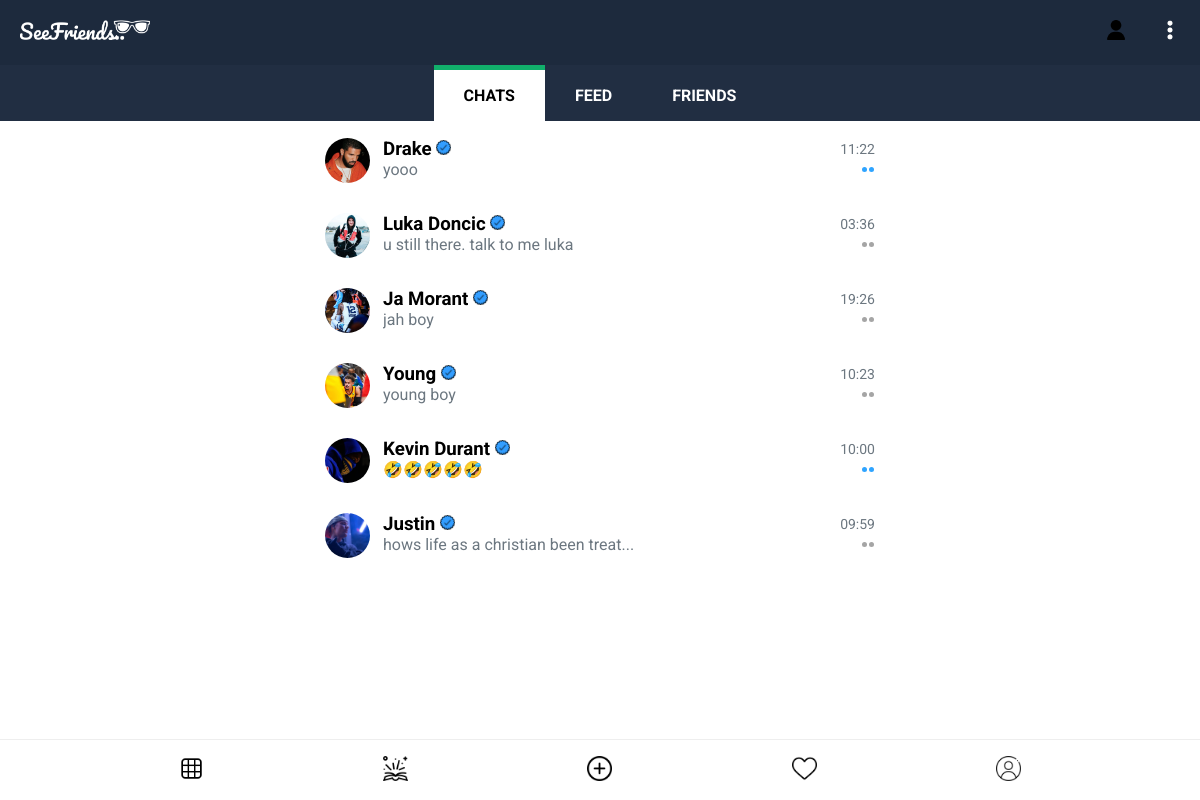
The page /messages/ (signed in) on the database its author committed.
### messagesapp/models.py (models this page shows, shortened)
class Message(models.Model):
   owner = models.ForeignKey(User, on_delete=models.SET_NULL, null=True, blank=True)
   recipient = models.ForeignKey(User, on_delete=models.SET_NULL, related_name="messages", null=True, blank=True)
   request_accepted = models.BooleanField(default=False)
   unread_messages = models.IntegerField(default=0) # message: msg.2
   last_body = models.ForeignKey("Body", on_delete=models.SET_NULL, null=True, blank=True, related_name="last_body", default="") # message: msg.3
   subdate = models.DateTimeField(null=True, blank=True)
   updated = models.DateTimeField(auto_now=True)
   created = models.DateTimeField(auto_now_add=True)
   id = models.UUIDField(default=uuid.uuid4, primary_key=True, unique=True, editable=False)
   class Meta:
      ordering = ['-updated']            # logic: so it appears in chats in the order of most recently updated
      unique_together = ['owner', 'recipient']

class Body(models.Model):
   owner = models.ForeignKey(User, on_delete=models.SET_NULL, null=True, blank=True)
   recipient = models.ForeignKey(User, on_delete=models.SET_NULL, related_name="body_recipient", null=True, blank=True)
   message = models.ForeignKey(Message, on_delete=models.CASCADE, null=True, blank=True)
   body = models.TextField()
   is_read = models.BooleanField(default=False)
   updated = models.DateTimeField(auto_now=True)
   created = models.DateTimeField(auto_now_add=True)
   id = models.UUIDField(default=uuid.uuid4, primary_key=True, unique=True, editable=False)
   @property
   def get_body_count(self):
      return len(self.body)
   class Meta:
      verbose_name_plural = "Body"
      ordering = ['-created']

### users/models.py (models this page shows, shortened)
class Profile(models.Model):
   VOTE_TYPE = (
      ('MALE', 'a male'),
      ('FEMALE', 'a female'),
   )
   user = models.OneToOneField(User, on_delete=models.CASCADE)
   name = models.CharField(max_length=200, blank=True, null=True)
   username = models.CharField(max_length=200, blank=True, null=True, unique=True)
   email = models.EmailField(max_length=500, blank=True, null=True, unique=True)
   img = models.ImageField(upload_to="profiles/", default="icons/user.png")
   bio = models.TextField(default="", blank=True, null=True)
   online = models.BooleanField(default=False)
   last_seen = models.DateTimeField(default=datetime.now(), null=True, blank=True)
   followers = models.ManyToManyField(User, related_name='followers', blank=True)
   following = models.ManyToManyField(User, related_name='following', blank=True)
   friends = models.ManyToManyField(User, related_name='friends', blank=True)
   verified = models.BooleanField(default=False)
   saved_post = models.ManyToManyField("homeapp.Post", related_name="saved_post", blank=True)
   saved_tell = models.ManyToManyField("homeapp.Tell", related_name="saved_tell", blank=True)
   seen_post = models.ManyToManyField("homeapp.Post", blank=True)
   seen_tell = models.ManyToManyField("homeapp.Tell", blank=True)
   activity_count = models.PositiveSmallIntegerField(default=0)
   updated = models.DateTimeField(auto_now_add=True)
   created = models.DateTimeField(auto_now=True)
   id = models.UUIDField(default=uuid.uuid4, unique=True, primary_key=True, editable=False)

### messagesapp/views.py (the view)
# urls.py: path('', views.chat, name="chat"),
def chat(request):
   chats = returnChats(request)
   chats_count = returnChatsCount(request)     # logic: gets chats count
   requests_count = returnRequestsCount(request)   # logic: gets requests count
   context = {'chats': chats, 'chats_count': chats_count, 'requests_count': requests_count}
   return render(request, 'msg-chat.html', context)

### messagesapp/utils.py (called while the page is built)
def returnChatsCount(request):
   chats_count = request.user.messages.filter(
      Q (unread_messages__gt = 0) &
      Q (request_accepted = True)).count()
   return chats_count

def returnRequestsCount(request):
   requests_count = request.user.messages.filter(
      Q (unread_messages__gt = 0) &
      Q (request_accepted = False)).count()
   return requests_count

def returnChats(request):
   if request.user.settings.top_unread == True or request.user.settings.top_all == True:
      chats = request.user.messages.exclude(request_accepted = False)
   else:
      chats = request.user.messages.exclude(request_accepted = False).order_by('-subdate')
   return chats

### messagesapp/templates/msg-chat.html (shortened to what this page needs)
{% extends 'main.html' %}
{% load static %}
{% block content %}
<body class="background-white">
{% include 'components/msg-header.html' %}
<main>
   <section class="inbox-menu">
      <div class="inbox-options">
         <a href="{% url 'chat' %}">
            <div class="chat-c pick"><h4 class="no-margin black">CHATS</h4>
            </div>
         </a>
         <a href="{% url 'feed' %}">
            <div class="feed-c"><h4 class="no-margin">FEED</h4></div>
         </a>
         <a href="{% url 'friends' %}">
            <div class="friends-c"><h4 class="no-margin">FRIENDS</h4></div>
         </a>
      </div>
   </section>
   <section class="chat-wrapper mobile-page-center width-p-10">
      {% for chat in chats %}
      {% if chat.body_set.all.0.is_read == False %}
      <a href="{% url 'message' chat.owner.id %}">
      <div class="chat">
         <div class="img-holder-c">
            <img src="{{chat.owner.profile.img.url}}" alt="profile-picture" class="img-holder-image">
         </div>
         <div class="chat-content">
            <div class="c-top">
               <h3 class="no-margin">{{chat.owner.profile.name|title}}
                  {% if chat.owner.profile.verified %}
                  <img src="{% static 'images/icons/verified/verified-blue2.png' %}" class="width-15" alt="verification">
                  {% endif %}
               </h3>
               <p class="grey-dark no-margin black">{{chat.last_body.created|date:"H:i"}}</p>
            </div>
            <div class="c-bottom">
               {% if chat.last_body.get_body_count > 35 %}
               <p class="no-margin grey-dark black" style="overflow: hidden;">{{chat.last_body.body|slice:35}}...</p>
               {% else %}
               <p class="no-margin grey-dark black" style="overflow: hidden;">{{chat.last_body.body|slice:35}}</p>
               {% endif %}
               <span class="chat-circle">{{chat.unread_messages}}</span>
            </div>
         </div>
      </div>
      </a>
      {% else %}
      <a href="{% url 'message' chat.owner.id %}">
      <div class="chat">
         <div class="img-holder-c">
            <img src="{{chat.owner.profile.img.url}}" alt="profile-picture" class="img-holder-image">
         </div>
         <div class="chat-content">
            <div class="c-top">
               <h3 class="no-margin">{{chat.owner.profile.name|title}}
                  {% if chat.owner.profile.verified %}
                  <img src="{% static 'images/icons/verified/verified-blue2.png' %}" class="width-15" alt="verification">
                  {% endif %}
               </h3>
               <p class="grey-dark no-margin">{{chat.last_body.created|date:"H:i"}}</p>
            </div>
            <div class="c-bottom">
               {% if chat.last_body.get_body_count > 35 %}
               <p class="no-margin grey-dark" style="overflow: hidden;">{{chat.last_body.body|slice:35}}...</p>
               {% else %}
               <p class="no-margin grey-dark" style="overflow: hidden;">{{chat.last_body.body}}</p>
               {% endif %}
               {% if chat.last_body.owner == request.user %}
               {% if chat.last_body.is_read %}
               <span class="seen-flex">
                  <div class="c1 msg-blue"></div>
                  <div class="c1 msg-blue"></div>
               </span>
               {% else %}
               <span class="seen-flex">
                  <div class="c1"></div>
                  <div class="c1"></div>
               </span>
               {% endif %}
               {% endif %}
            </div>
         </div>
      </div>
      </a>
      {% endif %}
      {% endfor %}
   </section>
</main>
   {% include 'components/footer-component.html' %}
</body>
{% endblock content %}

### templates/main.html (shortened to what this page needs)
<!DOCTYPE html>
{% load static %}
<html>
<head>
   <link rel='stylesheet' type='text/css' media='screen' href='{% static "main.css" %}'>
</head>
<body>
{% block content %}
{% endblock content %}
</body>
</html>

### messagesapp/templates/components/msg-header.html (shortened to what this page needs)
{% load static %}
<header>
   <div class="header-wrapper width-p-20 height-p-20 theme-darkest-blue">
      <div class="header-1">
         <a href="/">
            <div class="logo">
               <img src="{% static 'images/logos/seefriends-logo-4-white.png' %}" alt="seefriends logo">
            </div>
         </a>
      </div>
      <div class="msg-mr">
         <a href="{% url 'requests' %}">
            <span class="msg-rcontainer">
               <img src="{% static 'images/icons/request/user-rwhite.png' %}" alt="" class="msg-r">
         </a>
         <a href="#" class="options-link">
            <img src="{% static 'images/icons/options/option-white-32.png' %}" alt="" class="width-20">
         </a>
      </div>
   </div>
</header>

### templates/components/footer-component.html (shortened to what this page needs)
{% load static %}
<footer>
   <div class="footer-wrapper height-p-10">
      <a href="{% url 'home' %}">
         <div class="f-feed" title="feed">
            <img src="{% static 'images/footer icons/footer-feed.png' %}" alt="feed" class="small-img">
         </div>
      </a>
      <a href="{% url 'tells' %}">
         <div class="f-tells" title="tells">
            <img src="{% static 'images/footer icons/footer-tells.png' %}" alt="tells" class="small-img">
         </div>
      </a>
      <a href="">
         <div class="post-button f-post" title="post">
            <img src="{% static 'images/footer icons/footer-add.png' %}" alt="post" class="small-img">
         </div>
      </a>
      <a href="{% url 'activity' %}">
         <div class="f-activity" title="activity">
            <img src="{% static 'images/footer icons/footer-likes.png' %}" alt="activity" class="small-img">
         </div>
      </a>
      <a href="{% url 'user-profile' %}">
         <div class="f-profile" title="profile">
            <img src="{% static 'images/footer icons/footer-user.png' %}" alt="profile" class="small-img">
         </div>
      </a>
   </div>
</footer>

### templates/components/floater-component.html (shortened to what this page needs)
{% load static %}

### static/main.css (style rules this page uses)
body { background-color: #fafafa; margin: 0; font-family: "Roboto", sans-serif; font-weight: 300px; margin-bottom: 70px; color: #1a1a1b; }
.no-margin { margin: 0; }
.background-white { background-color: #fff; }
.grey-dark { color: #6c7780; }
.small-img { width: 25px; }
.width-20 { width: 20px; }
.width-15 { width: 15px; }
a { text-decoration: none; color: #000; }
header { background-color: #fff; position: fixed; width: 100%; height: 54px; top: 0; z-index: 1; }
.header-wrapper { padding: 0; display: flex; justify-content: space-between; border-bottom: 1px solid #1b1a1711; align-items: center; }
.header-1, .header-2 { align-items: center; }
.logo { font-family: "Lobster"; font-size: 18px; }
.logo img { align-items: center; width: 130px; }
.width-p-20 { padding-left: 20px; padding-right: 20px; }
.width-p-10 { padding-left: 10px; padding-right: 10px; }
.height-p-10 { padding-top: 15px; padding-bottom: 15px; }
.height-p-20 { padding-top: 20px; padding-bottom: 20px; }
main { margin-top: 54px; }
footer { display: relative; width: 100%; }
.footer-wrapper { height: 30px; width: 100%; background-color: #fff; display: flex; justify-content: space-evenly; align-items: center; position: fixed; bottom: 0; border-top: 0.1px solid #eeeeee; }
.chat-content { padding-left: 13px; width: 100%; max-height: 45px; overflow: hidden; }
.c-top, .c-bottom { display: flex; justify-content: space-between; align-items: center; }
.c-top p { font-size: 14px; }
.c-bottom p { padding-right: 30px; }
.img-holder-image { width: 100%; height: 100%; border-radius: 50%; object-fit: cover; }
.inbox-menu { position: fixed; display: block; width: 100%; margin-top: 11px; z-index: 2; }
.inbox-options { display: flex; justify-content: center; background-color: #212e42; width: 100%; }
.inbox-menu a div { color: #fff; padding: 16px 30px; }
.chat-c, .feed-c, .friends-c { border-top: 5px solid rgba(0, 0, 0, 0); }
.chat-c h4 { display: inline; }
.pick { background-color: #fff; border-top: 5px solid #11af6b; }
.black { color: #000; }
.theme-darkest-blue { background-color: #1d2a3d; }
.mobile-page-center { max-width: 550px; margin: 0 auto; }
.chat-wrapper { padding-top: 69.2px; }
.chat { display: flex; width: 100%; justify-content: space-between; box-sizing: border-box; margin: 15px 0 30px; }
.f-activity { position: relative; }
.options-link { border-radius: 50%; }
.c1 { width: 5px; height: 5px; margin: 3px; border-radius: 50%; background-color: rgb(165, 165, 165); }
.msg-blue { background-color: #2FA4FF; }
.seen-flex { display: flex; align-items: center; justify-content: center; }
.seen-flex div { margin: 1px; }
.img-holder-c { max-width: 45px; min-width: 45px; height: 45px; }
.msg-rcontainer { position: relative; }
.msg-r { width: 20px; margin-right: 30px; }

### rows shown on the page
Message: owner.profile.img (picture), owner.profile.name "Drake", last_body.created "11:22", last_body.body "yooo"
Message: owner.profile.img (picture), owner.profile.name "Luka Doncic", last_body.created "03:36", last_body.body "u still there. talk to me luka"
Message: owner.profile.img (picture), owner.profile.name "Ja Morant", last_body.created "19:26", last_body.body "jah boy"
Message: owner.profile.img (picture), owner.profile.name "Young", last_body.created "10:23", last_body.body "young boy"
Message: owner.profile.img (picture), owner.profile.name "Kevin Durant", last_body.created "10:00", last_body.body "🤣🤣🤣🤣🤣"
Message: owner.profile.img (picture), owner.profile.name "Justin", last_body.created "09:59", last_body.body "hows life as a christian been treat"
